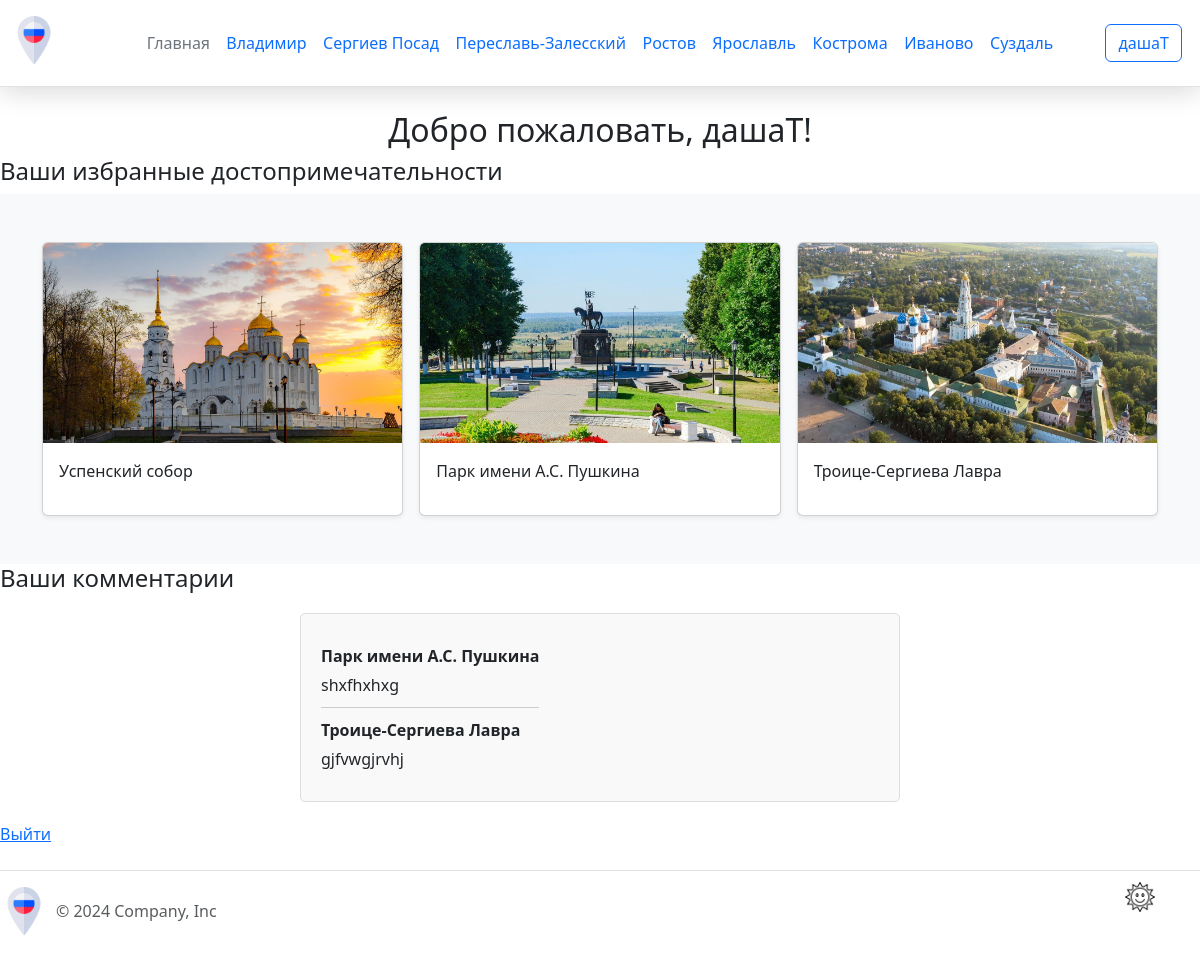
The page /lk (signed in) on the database as committed earlier.
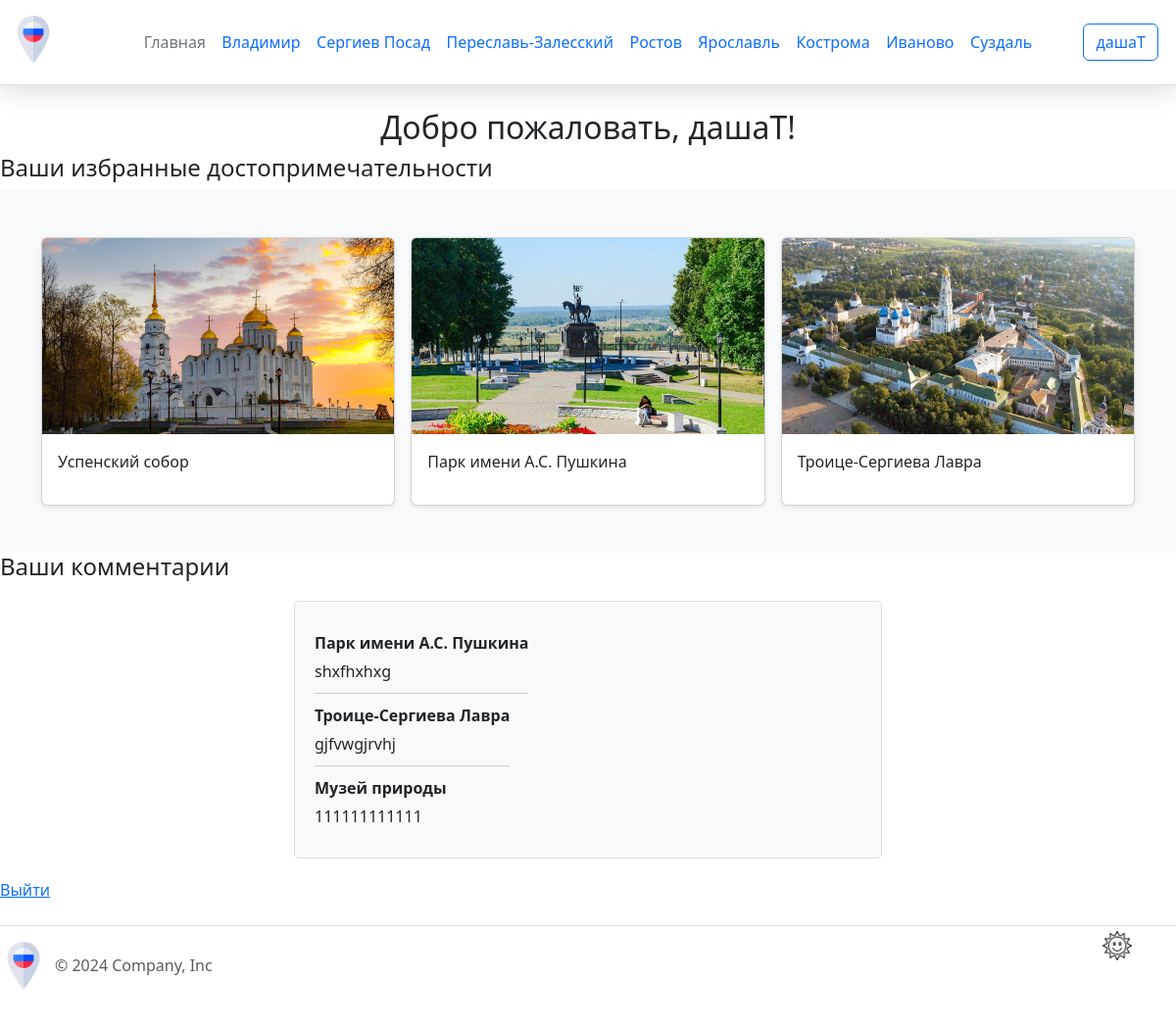
The same page on the database as committed later.
### app.py (models this page shows, shortened)
class City(db.Model):
    city_id = db.Column(db.Integer, primary_key=True)
    city_name = db.Column(db.String(20), nullable=False)
    photo = db.Column(db.LargeBinary, nullable=False)
    description = db.Column(db.Text, nullable=False)

class User(UserMixin, db.Model):
    user_id = db.Column(db.Integer, primary_key=True)
    name = db.Column(db.String(20), nullable=False)
    email = db.Column(db.String(40), nullable=False, unique=True)
    password = db.Column(db.Text, nullable=False)

class Attraction(db.Model):
    attraction_id = db.Column(db.Integer, primary_key=True)
    attraction_name = db.Column(db.String(50), nullable=False)
    photo = db.Column(db.LargeBinary, nullable=False)
    description = db.Column(db.Text, nullable=False)
    attraction_type = db.Column(db.String(80), nullable=False)
    city_id = db.Column(db.Integer, db.ForeignKey('city.city_id'), nullable=False)
    latitude = db.Column(db.Float, nullable=True)  # Широта
    longitude = db.Column(db.Float, nullable=True) # Долгота

class Feedback(db.Model):
    feedback_id = db.Column(db.Integer, primary_key=True)
    comment = db.Column(db.String(100), nullable=False)
    user_id = db.Column(db.Integer, db.ForeignKey('user.user_id'), nullable=False)
    attraction_id = db.Column(db.Integer, db.ForeignKey('attraction.attraction_id'), nullable=False)

### app.py (the view)
@app.route("/lk")
@login_required
def lk():
    favorites = Favourite.query.filter_by(user_id=current_user.user_id).all()
    favorite_attractions = []
    for favorite in favorites:
        attraction = Attraction.query.get(favorite.attraction_id)
        if attraction:
            favorite_attractions.append(attraction)
    user_comments = Feedback.query.filter_by(user_id=current_user.user_id).all()  # Получаем все комментарии пользователя
    comments_list = []
    for comment in user_comments:
        comments_list.append({
            'attraction_name': get_attraction_name(comment.attraction_id),  # Функция для получения названия достопримечательности
            'text': comment.comment,
        })
    return render_template('lk.html', name=current_user.name, favorites=favorite_attractions, user_comments=comments_list)

### app.py (called while the page is built)
@app.context_processor
def inject_cities():
    cities = City.query.all()
    return dict(cities=cities)

@login_manager.user_loader
def load_user(user_id):
    return User.query.get(int(user_id))

def get_attraction_name(attraction_id):
    attraction = Attraction.query.get(attraction_id)
    return attraction.attraction_name if attraction else "Неизвестно"

### templates/lk.html (shortened to what this page needs)
{% extends 'base.html' %}
{% block content %}
<h2>Добро пожаловать, {{ name }}!</h2>
<h4>Ваши избранные достопримечательности</h4>
<div class="album py-5 bg-body-tertiary">
<div class="container">
 <div class="row row-cols-1 row-cols-sm-2 row-cols-md-3 g-3">
{% for attraction in favorites %}
<div class="col">
    <div class="card shadow-sm">
        <img src="{{ url_for('static', filename='img/' + attraction.photo) }}" class="card-img-top" alt="{{ attraction.attraction_name }}">
        <div class="card-body">
            <p class="card-text">{{ attraction.attraction_name }}</p>
        </div>
    </div>
</div>
{% endfor %}
</div>
</div>
</div>
<h4>Ваши комментарии</h4>
<div class="comments-section">
    {% if user_comments %}
    {% for comment in user_comments %}
    <div class="comment">
      <div class="comment-username">{{ comment.attraction_name }}</div>
      <div class="comment-text">{{ comment.text }} </div>
    </div>
  {% endfor %}
    {% else %}
        <p>Вы еще не оставили комментариев.</p>
    {% endif %}
</div>
<a href="{{ url_for('logout') }}">Выйти</a>
{% endblock %}

### templates/base.html (shortened to what this page needs)
<!DOCTYPE html>
<html lang="en">
<head>
    <link href="https://cdn.jsdelivr.net/npm/bootstrap@5.3.3/dist/css/bootstrap.min.css" rel="stylesheet">
    <link rel="stylesheet" href="https://cdnjs.cloudflare.com/ajax/libs/font-awesome/6.2.0/css/all.min.css" />
    <link rel="stylesheet" href="https://cdn.jsdelivr.net/npm/sweetalert2@11/dist/sweetalert2.min.css">
    <link rel="stylesheet" href="{{url_for('static', filename='css/main.css')}}">
    <link rel="stylesheet" href="{{url_for('static', filename='css/dark-theme.css')}}">
</head>
<body>
    <div class="page">
        <header class="d-flex flex-wrap align-items-center justify-content-center justify-content-md-between py-3 mb-4 border-bottom">
          <div class="col-md-3 mb-2 mb-md-0">
            <a href="/" class="d-inline-flex link-body-emphasis text-decoration-none">
              <img class="header__img" src="{{ url_for('static', filename='img/russia.png') }}" alt="russia">
            </a>
          </div>
          <div class="col-md-6 mb-0 mb-md-0 d-flex justify-content-center">
            <ul class="nav col-12 col-md-auto mb-2 justify-content-center mb-md-0">
              <li><a href="{{ url_for('index') }}" class="nav-link px-2 link-secondary">Главная</a></li>
              {% for city in cities %}
                <li class="nav-item">
                  <a class="nav-link" href="{{ url_for('city_detail', city_id=city.city_id) }}">{{ city.city_name }}</a>
                </li>
              {% endfor %}
            </ul>
          </div>
          <div class="col-md-3 text-end">
            {% if current_user.is_authenticated %}
                <a href="{{ url_for('lk') }}">
                    <button type="button" class="btn btn-outline-primary me-2">{{ current_user.name }}</button>
                </a>
            {% else %}
                <a href="{{ url_for('login') }}">
                    <button type="button" class="btn btn-outline-primary me-2">Войти</button>
                </a>
            {% endif %}
        </div>
        </header>
        <div class="content">
            {% block content %}{% endblock %}
        </div>
        <div class="image-button-container">
          <button class="image-button">
            <img src="{{ url_for('static', filename='img/sun.png') }}" alt="Sun" class="button-image">
          </button>
        </div>
        <footer class="d-flex flex-wrap justify-content-between align-items-center py-3 my-4 border-top">
            <div class="col-md-4 d-flex align-items-center">
              <a href="/" class="mb-3 me-2 mb-md-0 text-body-secondary text-decoration-none lh-1">
                <img class="header__img" src="{{ url_for('static', filename='img/russia.png') }}" alt="russia">
              </a>
              <span class="mb-3 mb-md-0 text-body-secondary">© 2024 Company, Inc</span>
            </div>
          </footer>
</body>
</html>

### static/css/main.css (style rules this page uses)
header { position: sticky; top: 0; padding: 10px; z-index: 1000; background: #fff; -webkit-box-shadow: 0 5px 25px rgba(0, 0, 0, 0.15); box-shadow: 0 5px 25px rgba(0, 0, 0, 0.15) ; }
.header__img { height: 48px; width: 48px; }
.nav-link { padding: 0.2rem 0.5rem; }
.nav li { padding-right: 0.5px; }
.nav li:last-child { padding-right: 0; }
h2 { text-align: center; margin-top: 0; }
.card { height: 100%; }
.card-img-top { width: 100%; height: 200px; object-fit: cover; }
.comments-section { display: flex; justify-content: center; align-items: flex-start; flex-direction: column; max-width: 600px; margin: 20px auto; padding: 20px; border: 1px solid #ddd; border-radius: 5px; background-color: #f9f9f9; }
.comment { border-bottom: 1px solid #ccc; padding: 10px 0; }
.comment:last-child { border-bottom: none; }
.comment-username { font-weight: bold; margin-bottom: 5px; }
.image-button-container { position: fixed; right: 10px; top: 92%; transform: translateY(-50%); z-index: 1000; }
.image-button { width: 100px; height: 50px; border: none; background-color: transparent; cursor: pointer; }
.button-image { width: 30px; height: auto; transition: filter 0.3s ease; }

Rows that differ between the two databases and show on the page:
added Attraction: attraction_name "Музей природы"
added Feedback: text "111111111111"
